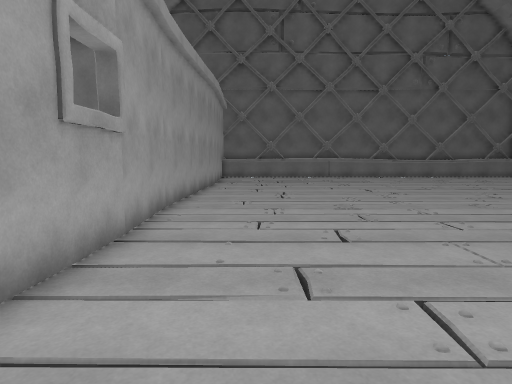
View 1 (above)

24 first-person views from a walk through a 3-D level made in the Unity game engine. The camera is 1.5 m above the floor, tilts 6° down and sees 75° across. The floor is counted in squares, 1 m on a side. Each view is taken from the middle of a square. On the plan, view 1 faces up. The plan holds only what a view shows up to about 15 squares ahead; the rest is blank. The place goes on beyond the plan. The player is left out.

View 2
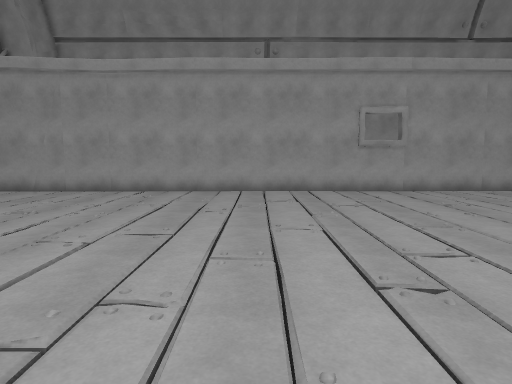

View 3
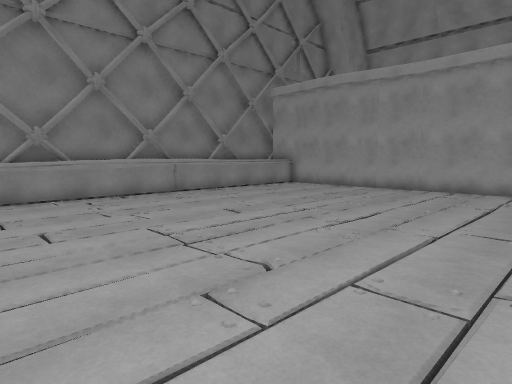

View 4
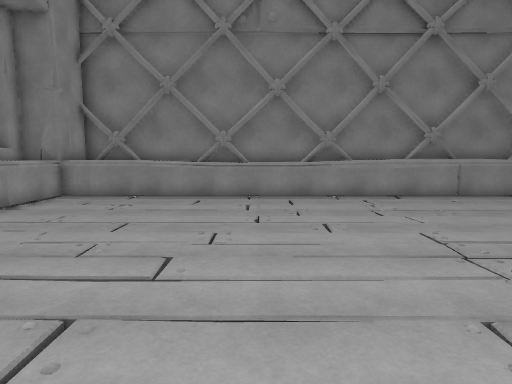

View 5
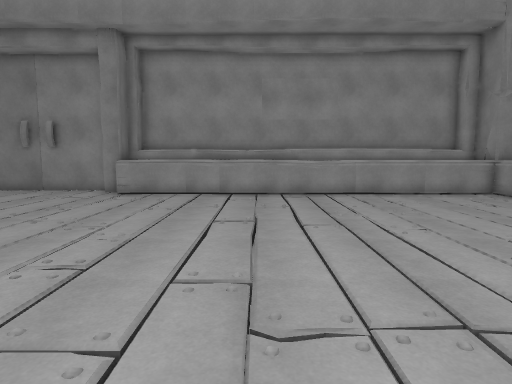

View 6
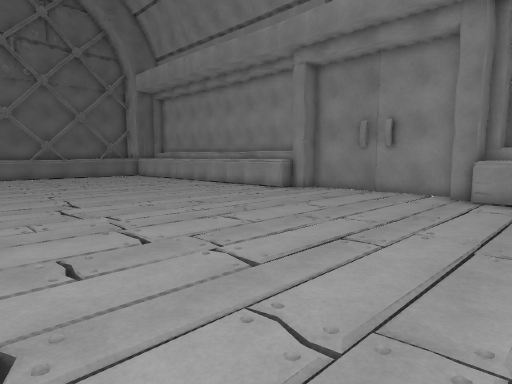

View 7
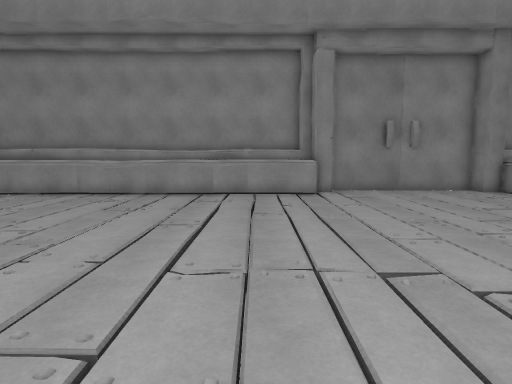

View 8
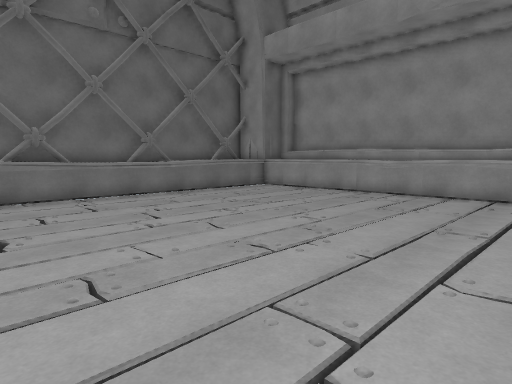

View 9
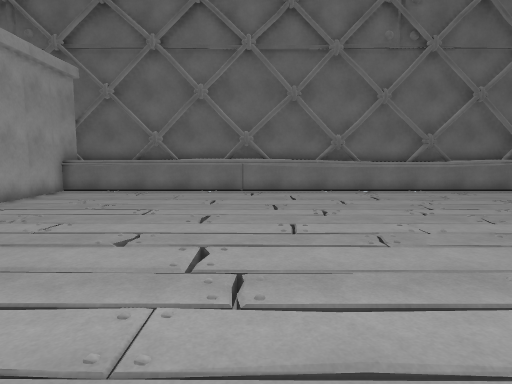

View 10
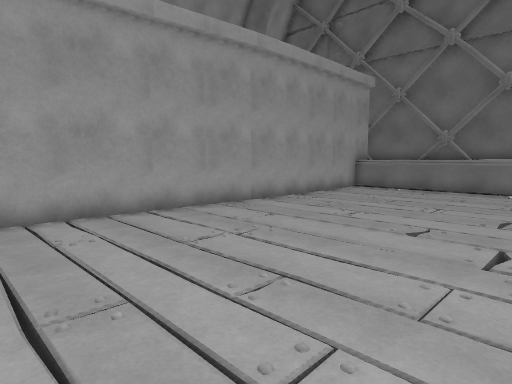

View 11
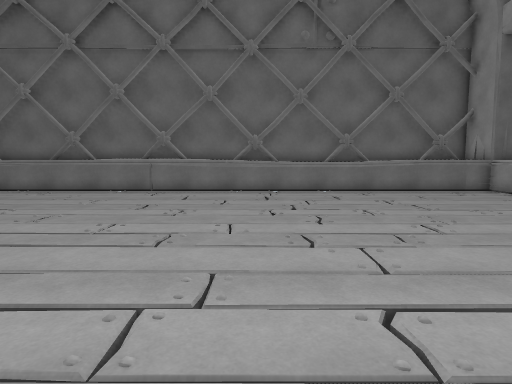

View 12
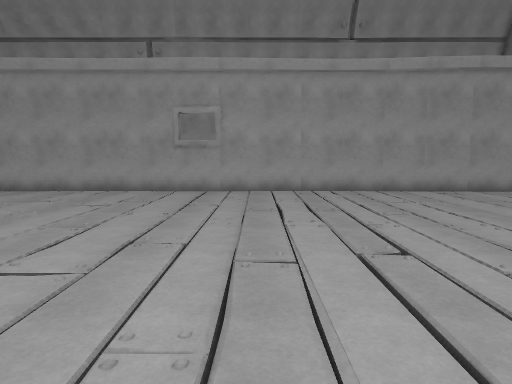

View 13
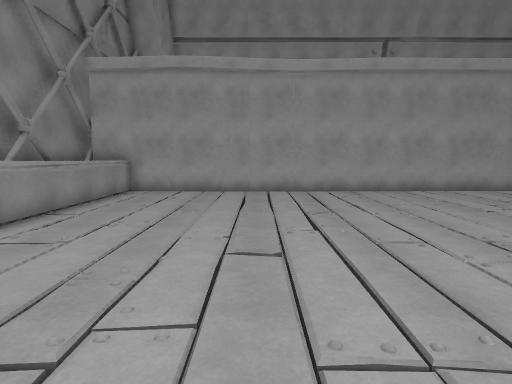

View 14
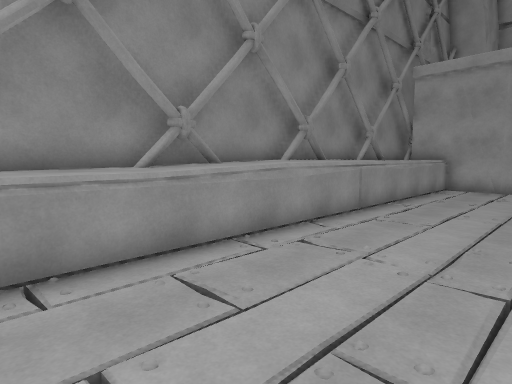

View 15
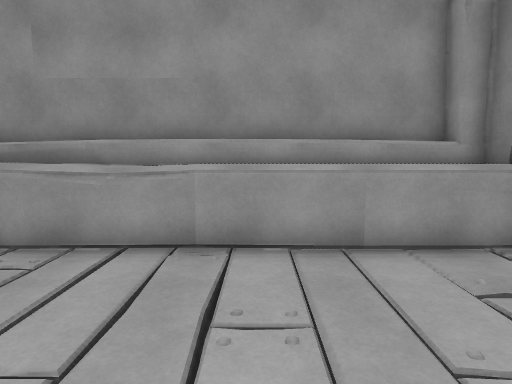

View 16
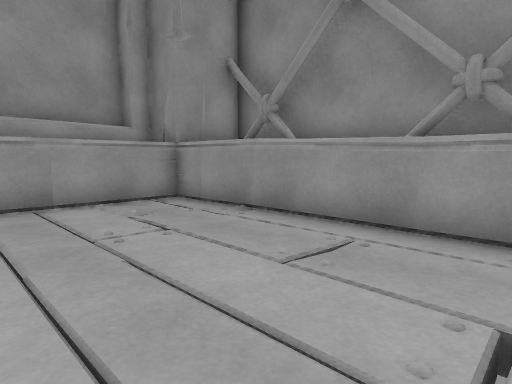

View 17
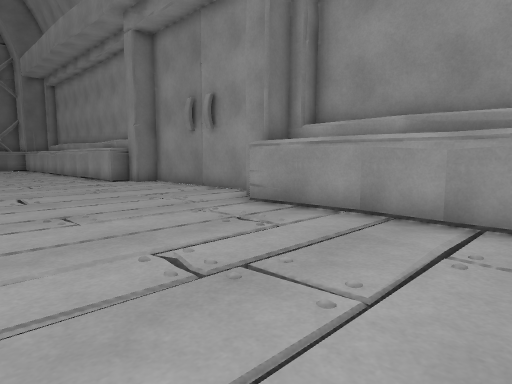

View 18
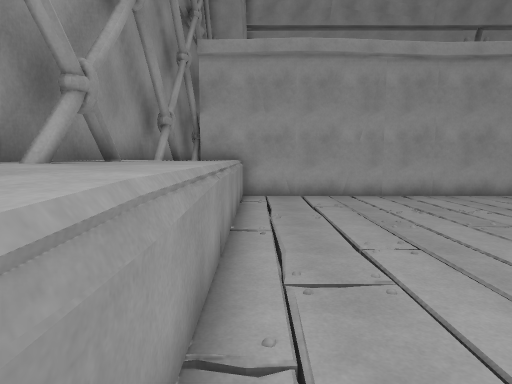

View 19
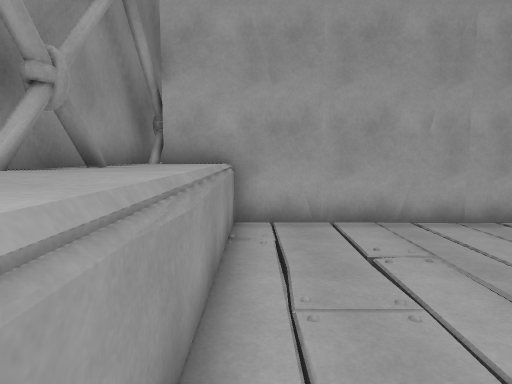

View 20
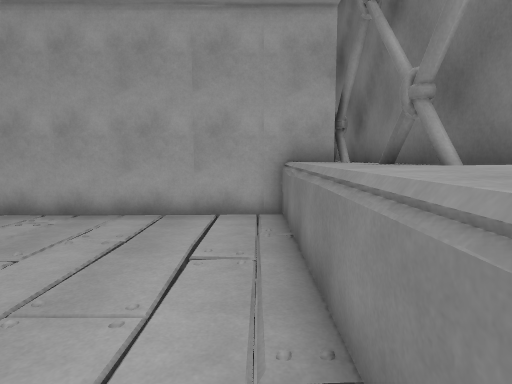

View 21
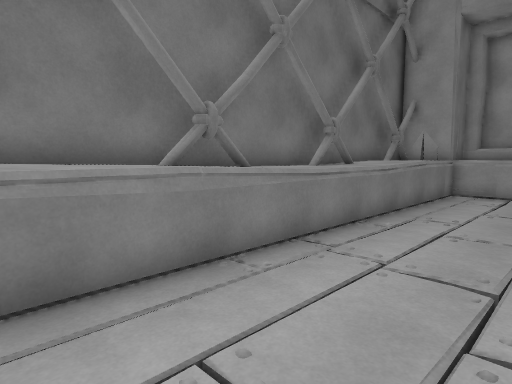

View 22
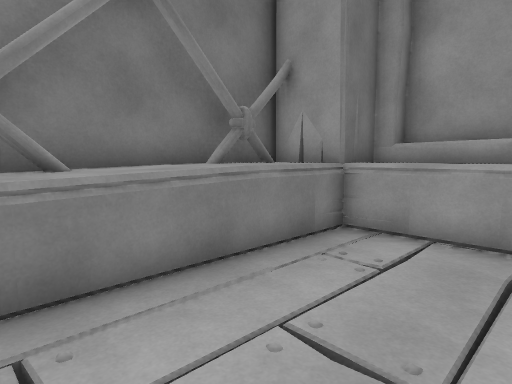

View 23
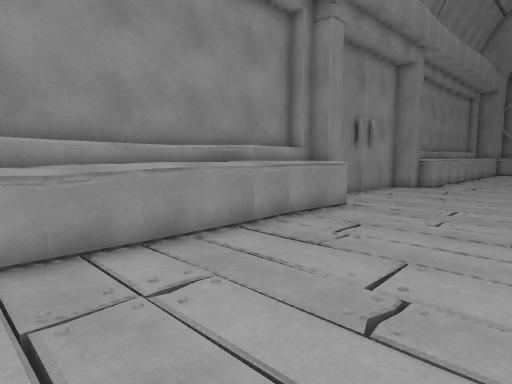

View 24
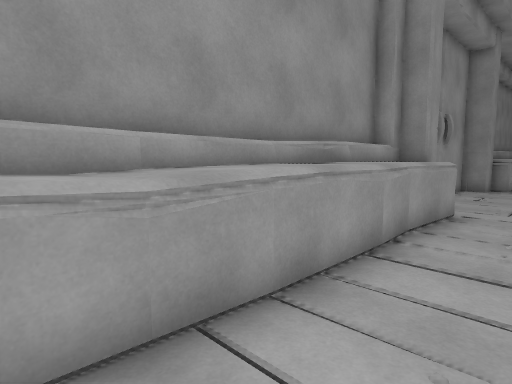

### Floor plan
Key: @ floor where view 1 was taken; # wall or solid block; . floor; / step, stairs or slope; = window, fence, low wall or low ledge; ^ raised ledge; O other object.
Columns run from 5 left of view 1 to 22 right of it. Each row starts with its distance up from view 1.
 27  ^^^^^^^^^  ^^^^^^^^^^^^^^^
 26  ##^ ^^^^^  ^^^^^^^^^^^^^##
 25   ^^^^^^^^^^^^^^^^^^^^^^^^^#
 24   #   #///...  ////..././^^#
 23   #///////...../////.////^^#
 22   #.............../../...=^#
 21   #............../.......= #
 20   ##..../......./.../....=^#
 19   ##...//............/...=^#
 18   #......./..............=^#
 17   #......./......../.....=^#
 16   #......./....././../...^^#
 15   #../..../....../...////#^#
 14   #...///////////////////=^#
 13   #//////////////////////=^#
 12   #////////////./////////#^#
 11   #//////..//////.///////=^#
 10   #...../.../.../......./=^#
  9   #..............///......##
  8   #........./.../..........#
  7   #/.///.//////.////////...#
  6   #/////./////.././////....#
  5   #........../../..........#
  4   O........................#
  3   O........./...../........#
  2   #.......////////////....##
  1   #..../../..../...//.../=^#
  0   #..@./..////.//////////=^#
 -1   #...../////////.///.////^#
 -2   #...................////^#
 -3   #/..///////////////////#^#
 -4   #/..///.///..//////.///#^#
 -5   #/////////////////////.^^#
 -6   #////././//////////////#^#
 -7   #...//.//..////////////=^#
 -8   #...///.../......../ ..=^#
 -9   #........///...//......#^#
-10   #........../.../..../..=^#
-11   #.............../.../..^^#
-12   #............../../../.^^#
-13   #./........=///##//////^^#
-14   ^^^^^^^^^^^^^^^^^^^^^^^^^#
-15  ^#^^^^^^^^^^^^^^^^^^^ ^^^
-16 ^^^^^^^^^^^^^^^^^^^^^^^^^^^

Where each view was taken, in squares from view 1:
view 1: 0 up, 0 right, facing up
view 2: 0 up, 12 right, facing left
view 3: 1 down, 13 right, facing down-left
view 4: 1 down, 13 right, facing down
view 5: 4 down, 7 right, facing right
view 6: 1 down, 8 right, facing up-right
view 7: 12 up, 7 right, facing right
view 8: 12 up, 7 right, facing up-right
view 9: 10 up, 6 right, facing up
view 10: 9 up, 6 right, facing up-left
view 11: 10 up, 10 right, facing up
view 12: 8 up, 12 right, facing left
view 13: 8 down, 12 right, facing left
view 14: 9 down, 14 right, facing down-left
view 15: 9 down, 15 right, facing right
view 16: 9 down, 13 right, facing down-right
view 17: 4 down, 15 right, facing up-right
view 18: 13 down, 10 right, facing left
view 19: 13 down, 5 right, facing left
view 20: 24 up, 6 right, facing left
view 21: 21 up, 6 right, facing up-right
view 22: 21 up, 14 right, facing up-right
view 23: 19 up, 15 right, facing down-right
view 24: 19 up, 18 right, facing down-right
